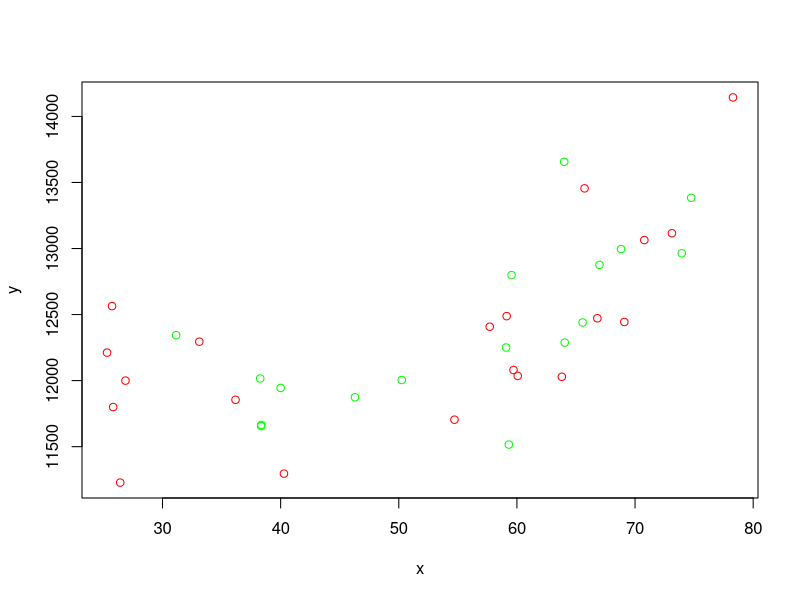
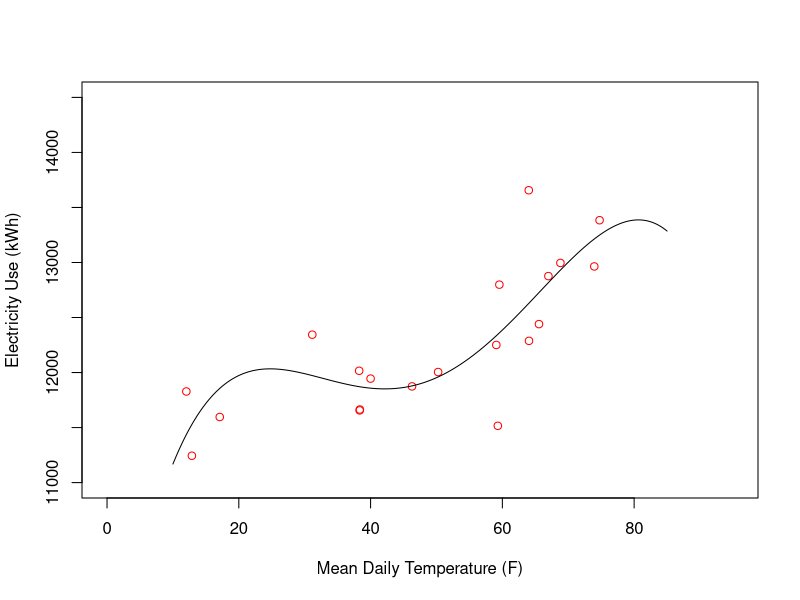

Here is the R script that generated these plots, in order:
# 
data <- read.csv("Data/kWh_vs_Temperature.csv")
train_data <- data[1:20, ] # Take only the first 20 points for training
validation_data <- data[-c(1:20),] # Take all BUT the first 20 points for validation

plot(validation_data, col="Red")
points(train_data, col="Green")


# Choose Representation
# The representation determines what the final product
# of our machine learning can possibly look like
# In this case, we choose a simple third order polynomial
representation <- function(weights){
  # Args:
  # Weights: a vector of weights that matches the representation
  # Returns:
  # rep: a function of x
  rep <- function(x){
    weights[1] + weights[2]*x + weights[3]*x**2 + 
      weights[4]*x**3 + weights[5]*x**4
  }
  return(rep)
}

# Choose Evaluation Criteria or "Cost Function"
# The cost function is how we compare the large number of
# proposed models. It uses the data we are using for training
# In this case, we make a cost function that requires
# a choice of regularization parameter, lambda
cost <- function(weights, lambda, rep=representation){
  # Args:
  # weights: vector of weights. length must correspond to the representation
  # lambda: scalar value determining how strongly to penalize large weights
  # rep: a function with inputs 'weights' that ouputs a function that is a
  #      linear model of 'x'
  #
  # returns:
  # cost: a scalar value that should represents how bad a set of weights are
  #       for the given representation
  
  # Calculate squared error of prediction at each data point
  predictions <- rep(weights)(train_data$x)
  errors <- train_data$y - predictions
  dataCost <- 0.5*sum(errors**2)
  # Penalty for large weights (excluding the constant term)
  # This is to minimize overfitting
  # We do not penalize the constant term, which is determined by
  # the origin of the data
  weightCost <- lambda*(sum(weights[-1]**2)) #Drop the first weight
  return(dataCost + weightCost)
}

################################################################
# Optimization:
# Start playing with the lambda parameter to see
# how it effects the learned model
################################################################


startGuess <- c(5000,200,-5,5,5,5,5) #Estimate of weights to start optimization

# Create a cost to optimize by partially evaluating
# our cost function
optimizationCost <- function(weights){cost(weights, lambda=0, representation)}
bestFit <- optim(par=startGuess, #starting point for optimization
                 fn=optimizationCost, #function to optimize
                 method="BFGS") #optimization method
print(bestFit$par)
finalModel <- representation(bestFit$par)


#################################
# Plotting to visualize results #
#################################

xValues <- c(seq(10,85,0.1))
yValues <- finalModel(xValues)
fitData <- data.frame(x=xValues,
                      y=yValues)

plot(train_data, col="red", xlim=c(0,95), ylim=c(11000,14500),
     xlab="Mean Daily Temperature (F)",
     ylab="Electricity Use (kWh)")
lines(fitData, col="black")

# Compare with validation data sparingly!
# If you always compare, eventually it becomes training data too
# points(validation_data, col="green")






